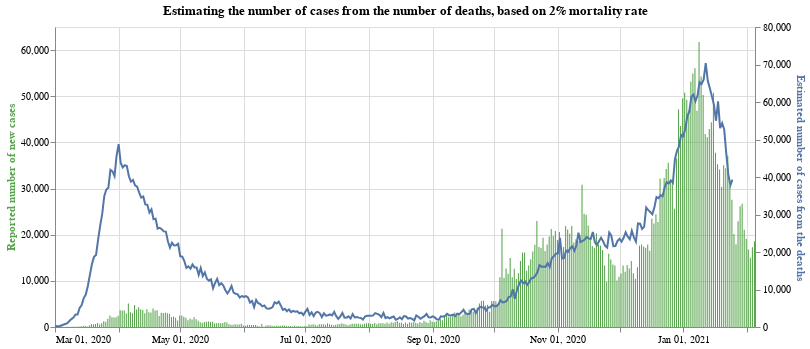

The cell this chart's notebook holds for it:
### Markdown cell above
In the above chart, the blue line (axis on the right hand side) indicates the number of deaths recorded lagged by 7 days. The green bars (with axis on the left hand side) are what the number of deaths would be if the mortality rate was 2% and if the number of positive cases exaclty reflects the true number of cases. Of course this is not the case (especially in the first half of 2020, before mass testing was available). However this rough estimate seems to line up pretty well from September onwards, so we will use this estimate.
Note that we have lagged the time series for the number of deaths by 7 days, so that we can visualise the interaction between the number of new cases and number of new deaths. This also allows us to see a prediction for the number of deaths that might occur based on the number of new cases that have been seen in the last week.

### Code cell
#collapse
base = alt.Chart(full_eng_deaths.query("date >= '2020-03-01'")).encode(x=alt.X("yearmonthdate(date):T", axis=alt.Axis(title=None))).properties(width=700, title='Estimating the number of cases from the number of deaths, based on 2% mortality rate')

bars = base.mark_bar(color='#57A44C').encode(
    y=alt.Y("newCases:Q", axis=alt.Axis(title='Reported number of new cases', titleColor='#57A44C')),
    tooltip="newCases:Q"
)

line = base.mark_line(stroke='#5276A7').encode(y=alt.Y("estimateCasesFromDeaths:Q", axis=alt.Axis(title='Estimated number of cases from the deaths', titleColor='#5276A7')))

alt.layer(bars, line).resolve_scale(y='independent')

### Figure 1 — Vega-Lite specification as saved in the notebook (floating-point values rounded to 4 significant figures; data arrays with more than 128 entries replaced by an {"elided": "..."} marker saying what was removed)
{"config": {"view": {"continuousWidth": 400, "continuousHeight": 300}}, "layer": [{"mark": {"type": "bar", "color": "#57A44C"}, "encoding": {"tooltip": {"type": "quantitative", "field": "newCases"}, "x": {"type": "temporal", "axis": {"title": null}, "field": "date", "timeUnit": "yearmonthdate"}, "y": {"type": "quantitative", "axis": {"title": "Reported number of new cases", "titleColor": "#57A44C"}, "field": "newCases"}}, "title": "Estimating the number of cases from the number of deaths, based on 2% mortality rate", "width": 700}, {"mark": {"type": "line", "stroke": "#5276A7"}, "encoding": {"x": {"type": "temporal", "axis": {"title": null}, "field": "date", "timeUnit": "yearmonthdate"}, "y": {"type": "quantitative", "axis": {"title": "Estimated number of cases from the deaths", "titleColor": "#5276A7"}, "field": "estimateCasesFromDeaths"}}, "title": "Estimating the number of cases from the number of deaths, based on 2% mortality rate", "width": 700}], "data": {"name": "data-fce12ba2f3250cfa048a1792c9a228d9"}, "resolve": {"scale": {"y": "independent"}}, "$schema": "https://vega.github.io/schema/vega-lite/v4.8.1.json", "datasets": {"data-fce12ba2f3250cfa048a1792c9a228d9": {"elided": "341 records"}}}
